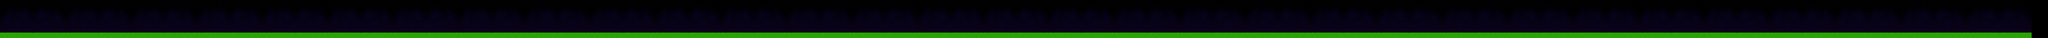

This is a level from a 2D game, rendered from its Tiled map with the project's own tilesets. A one-line summary and the map file follow, with tile-layer data summarised:
An orthogonal 1000x19 tile map with 32x32 px tiles, 1 tile layer (Background) and 6 objects.

<map version="1.0" orientation="orthogonal" renderorder="right-down" width="1000" height="19" tilewidth="32" tileheight="32">
 <tileset firstgid="1" name="DreamBG" tilewidth="32" tileheight="32">
  <image source="DreamBG.png" width="1024" height="768" />
 </tileset>
 <layer name="Background" width="1000" height="19">
  <data>[19000 cells, 18848 non-empty, 608 distinct tile ids]</data>
 </layer>
 <objectgroup name="check">
  <object x="1038" y="479" width="29" height="28" />
  <object x="359" y="465" width="32" height="29" />
  <object x="520" y="462" width="33" height="31" />
  <object x="692.5" y="370.5" width="33" height="31" />
  <object x="1294.5" y="482.5" width="33" height="31" />
  <object x="1384" y="398" width="46" height="30" />
 </objectgroup>
</map>